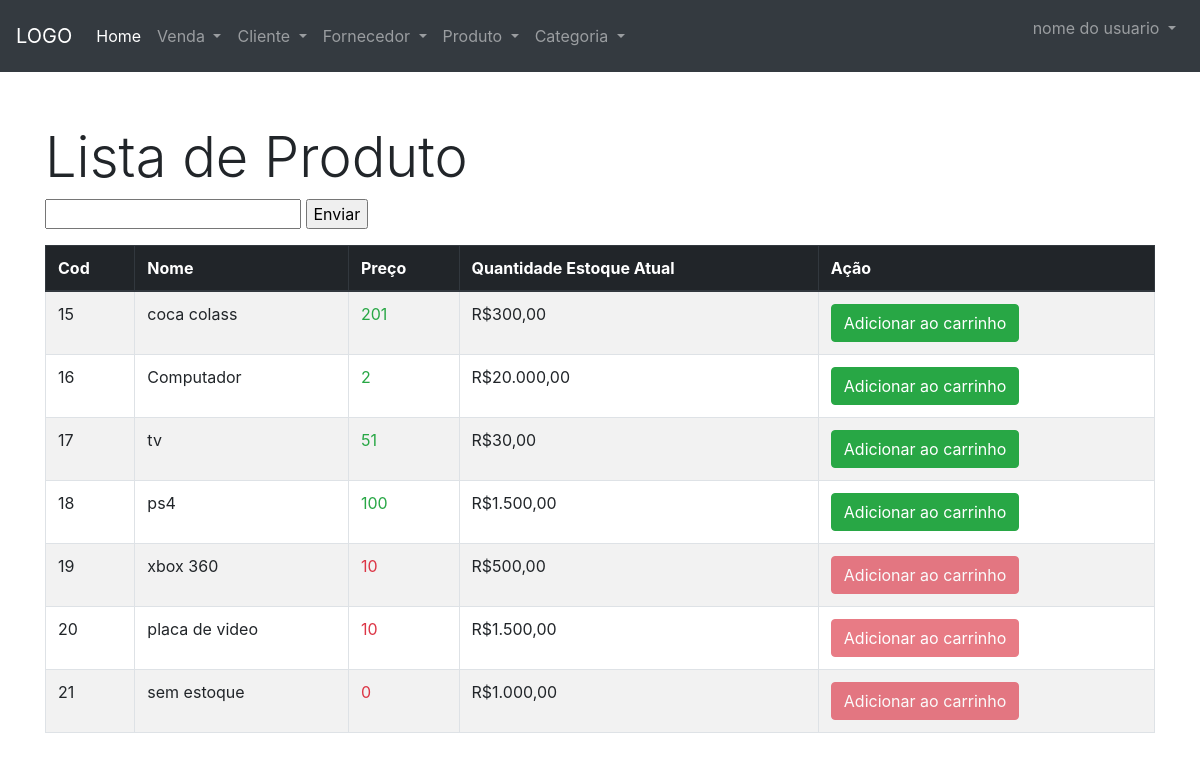
Screenshot of /carrinho-compra/index.php with the database file from the repository.
### tables this page shows
CREATE TABLE `produto` (
  `pro_id` int(11) NOT NULL,
  `pro_nome` varchar(150) NOT NULL,
  `pro_descricao` varchar(200) DEFAULT NULL,
  `pro_img` varchar(150) DEFAULT NULL,
  `pro_quantidade_atual` int(11) DEFAULT NULL,
  `pro_quantidade_minima` int(11) DEFAULT NULL,
  `pro_quantidade_maxima` int(11) DEFAULT NULL,
  `pro_venda` float DEFAULT NULL,
  `pro_compra` float DEFAULT NULL,
  `cat_id` int(11) DEFAULT NULL
);

### carrinho-compra/index.php (the view, shortened to what this page needs)
<?php
$pesquisa =$_POST['pesquisa'];
require '../conexao/conexao.php';
$sql = "SELECT * FROM produto WHERE pro_nome LIKE '%$pesquisa%'";
$statement = $conn->prepare($sql);
$statement->execute();
$rows = $statement->fetchAll(PDO::FETCH_OBJ); ?>
<?php require '../base/header.php'; ?>
	<div class="container">
            <h1 class="display-4">Lista de Produto</h1>
        <form class="" method="POST" action="index.php">
            <input type="text" name="pesquisa">
            <input type="submit" value="Enviar">
        </form>
            <table class="table table-striped table-bordered  table-hover">
                <thead class="thead-dark">
                <tr>
                    <th scope="col">Cod</th>
                    <th scope="col">Nome</th>
                    <th scope="col">Preço</th>
                    <th scope="col">Quantidade Estoque Atual</th>
                    <th scope="col">Ação</th>
                </tr>
                </thead>
                <tbody>
                <?php foreach($rows as $row): ?>
                    <tr>
                        <td><?= $row->pro_id; ?></td>
                        <td><?= $row->pro_nome; ?></td>
                        <td scope="row" class="
                        <?php if($row->pro_quantidade_atual > $row->pro_quantidade_minima ) {
                            echo 'text-success';
                        }
                        else{
                            echo  'text-danger';
                        } ?>">
                            <?php   echo $row->pro_quantidade_atual;?>
                        </td>
                        <td>R$<?php echo number_format($row->pro_venda, 2, ',', '.')?></td>
                        <td>
                            <a class="btn <?php if($row->pro_quantidade_atual > $row->pro_quantidade_minima) {
                                echo 'btn-success';
                            }
                            else{
                                echo  'btn-danger disabled';
                            } ?>"
                               href="carrinho.php?acao=add&id=<?php echo $row->pro_id;?>">Adicionar ao carrinho</a>
                        </td>
                    </tr>
                <?php endforeach; ?>
                </tbody>
		</div>
<?php require '../base/footer.php'; ?>

### base/header.php (shortened to what this page needs)
<!doctype html>
<html lang="pt-br">
<head>
    <link rel="stylesheet" href="https://stackpath.bootstrapcdn.com/bootstrap/4.1.3/css/bootstrap.min.css">
    <link  rel="stylesheet" href="../static/css/estilo.css">
    <link rel="stylesheet" href="https://use.fontawesome.com/releases/v5.2.0/css/all.css">
</head>
    <header>
        <nav class="navbar navbar-expand-md navbar-dark fixed-top bg-dark">
            <a class="navbar-brand" href="#">LOGO</a>
            <div class="collapse navbar-collapse" id="navbarCollapse">
                <ul class="navbar-nav mr-auto">
                    <li class="nav-item active">
                        <a class="nav-link" href="
                        login.php">Home <span class="sr-only">(current)</span></a>
                    </li>
                    <li class="nav-item dropdown">
                        <a class="nav-link dropdown-toggle" href="#" id="Venda" role="button" data-toggle="dropdown" aria-haspopup="true" aria-expanded="false">
                            Venda
                        </a>
                    </li>
                    <li class="nav-item dropdown">
                        <a class="nav-link dropdown-toggle" href="#" id="Cliente" role="button" data-toggle="dropdown" aria-haspopup="true" aria-expanded="false">
                            Cliente
                        </a>
                    </li>
                    <li class="nav-item dropdown">
                        <a class="nav-link dropdown-toggle" href="#" id="Fornecedor" role="button" data-toggle="dropdown" aria-haspopup="true" aria-expanded="false">
                            Fornecedor
                        </a>
                    </li>
                    <li class="nav-item dropdown">
                        <a class="nav-link dropdown-toggle" href="#" id="Produto" role="button" data-toggle="dropdown" aria-haspopup="true" aria-expanded="false">
                            Produto
                        </a>
                    </li>
                    <li class="nav-item dropdown">
                        <a class="nav-link dropdown-toggle" href="#" id="Fornecedor" role="button" data-toggle="dropdown" aria-haspopup="true" aria-expanded="false">
                            Categoria
                        </a>
                    </li>
                </ul>
                <form class="form-inline mt-2 mt-md-0">
                    <ul class="navbar-nav mr-auto">
                        <li class="nav-item dropdown">
                            <a class="nav-link dropdown-toggle" href="#" id="usuario" role="button" data-toggle="dropdown" aria-haspopup="true" aria-expanded="false">
                                nome do usuario
                            </a>
                        </li>
                    </ul>
                </form>
            </div>
        </nav>
    </header>

### base/footer.php (shortened to what this page needs)
</body>
</html>

### static/css/estilo.css (style rules this page uses)
.container { margin-top: 100px; }

### rows the page displays
produto: pro_id "15", pro_nome "coca colass", pro_quantidade_atual "201", pro_venda "300,00"
produto: pro_id "16", pro_nome "Computador", pro_quantidade_atual "2", pro_venda "20.000,00"
produto: pro_id "17", pro_nome "tv", pro_quantidade_atual "51", pro_venda "30,00"
produto: pro_id "18", pro_nome "ps4", pro_quantidade_atual "100", pro_venda "1.500,00"
produto: pro_id "19", pro_nome "xbox 360", pro_quantidade_atual "10", pro_venda "500,00"
produto: pro_id "20", pro_nome "placa de video", pro_quantidade_atual "10", pro_venda "1.500,00"
produto: pro_id "21", pro_nome "sem estoque", pro_quantidade_atual "0", pro_venda "1.000,00"
